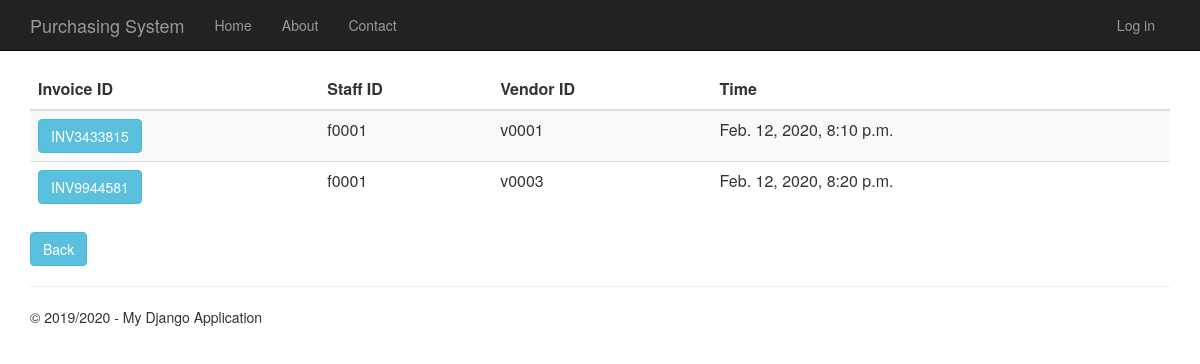
/invoicehistory, run on the app's committed database.
### Invoice/models.py (models this page shows)
class Invoice(models.Model):
    invoice_id = models.CharField(primary_key= True, max_length=10)
    time_created = models.DateTimeField()
    description = models.CharField(max_length=100)
    total_price = models.DecimalField(max_digits=10, decimal_places=2, default=Decimal('0.00'))
    invoice_status = models.CharField(max_length=20)
    purchase_order_id =models.OneToOneField(PurchaseOrder,on_delete = models.CASCADE)
    person_id = models.ForeignKey(Person,on_delete= models.CASCADE)
    vendor_id = models.ForeignKey(Vendor,on_delete = models.CASCADE)

### app/models.py (models this page shows, shortened)
class Person(models.Model):
    user_id = models.OneToOneField(User)
    person_id = models.CharField(primary_key=True, max_length=10)
    person_name = models.TextField()
    person_address = models.TextField()
    person_phone_number = models.TextField()
    person_role = models.TextField(default = 'EMPLOYEE')

class Vendor(models.Model):
    vendor_id = models.CharField(primary_key=True, max_length=10)
    vendor_name = models.TextField()
    vendor_phone_number = models.TextField()
    vendor_address = models.TextField()
    vendor_email = models.TextField()
    def __str__(self):
        return str(self.vendor_id)

### Invoice/views.py (the view)
# urls.py: url(r'^invoicehistory', Invoice.views.invoicehistory, name="invoice_history"),
def invoicehistory(request):
    invoice = Invoice.objects.all()
    context = {
            'title':'Invoice History',
            'rows':invoice,
            'year':'2019/2020'
        }
    return render(request,'Invoice/invoicehistory.html',context)

### Invoice/templates/Invoice/invoicehistory.html
﻿{% extends "app/layout.html" %}
{% block content %}
<div class="purcahseorderhistory margintop" action="menu" >
    <form action="invoicehistorydetails" method="GET">
        <table class="table table-striped margintop">
          <thead>
            <tr>
              <th scope="col">Invoice ID</th>
              <th scope="col">Staff ID</th>
              <th scope="col">Vendor ID</th>
              <th scope="col">Time</th>
            </tr>
          </thead>
          <tbody>
              {% for r in rows %}
            <tr>
                 <td><button type="submit" name="inv_id" value="{{r.invoice_id}}" class="btn btn-info" >{{r.invoice_id}}</button></td>
                 <td>{{r.person_id.person_id}}</td>
                 <td>{{r.vendor_id}}</td>
                 <td>{{r.time_created}}</td>
            </tr>
              {% endfor %}
          </tbody>
        </table>
        <div class="margintop">
            <a type="submit" class="btn btn-info" href="/menu">Back</a>
        </div>
    </form>
</div>
{% endblock %}

### app/static/app/content/site.css (style rules this page uses)
body { padding-top: 50px; padding-bottom: 20px; }

### data on the page
Invoice: invoice_id "INV3433815", person_id.person_id "f0001", vendor_id "v0001", time_created "Feb. 12, 2020, 8:10 p.m."
Invoice: invoice_id "INV9944581", person_id.person_id "f0001", vendor_id "v0003", time_created "Feb. 12, 2020, 8:20 p.m."

### other printed values
{{ year }} "2019/2020"
